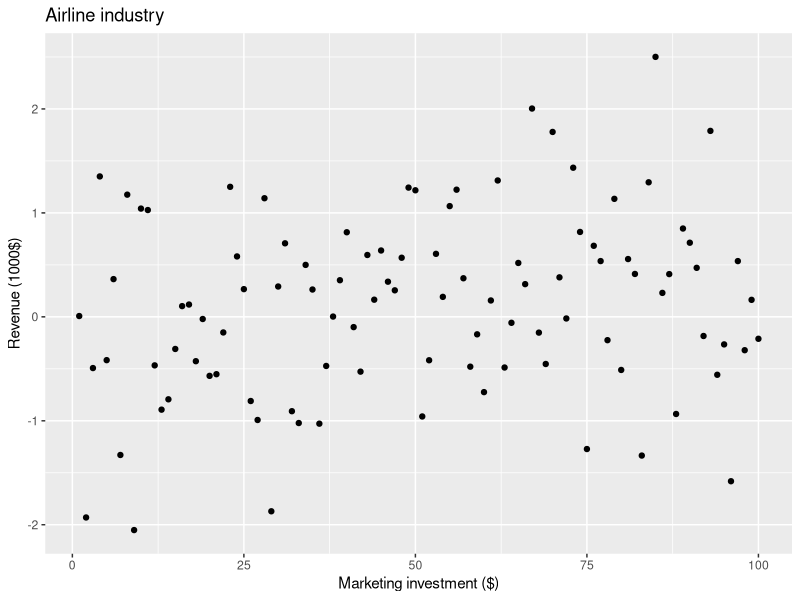
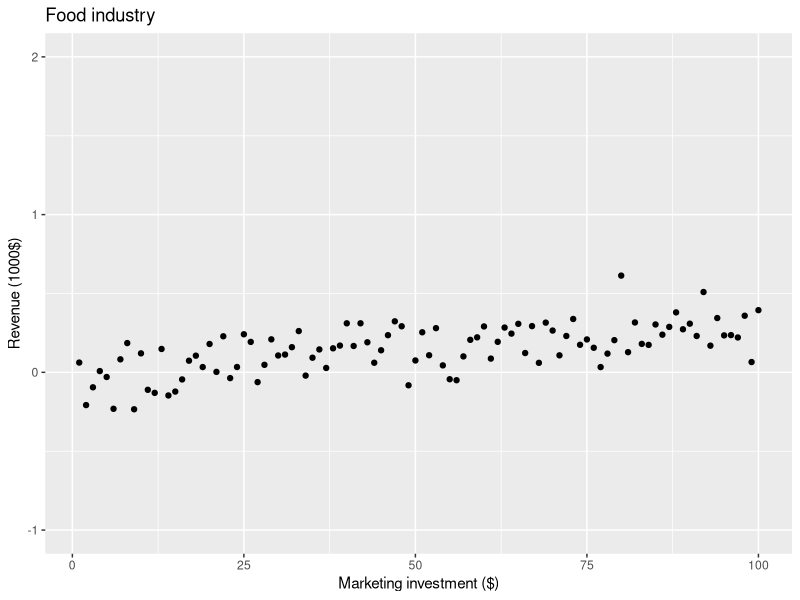
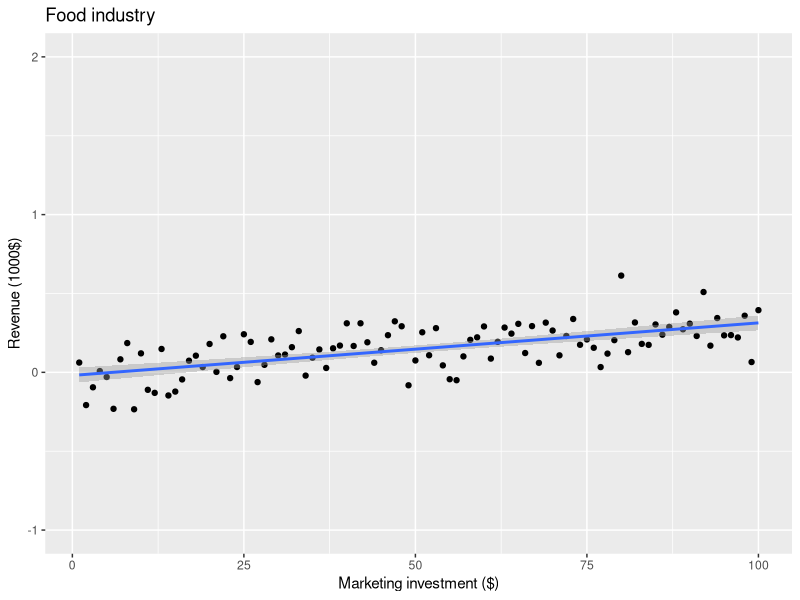
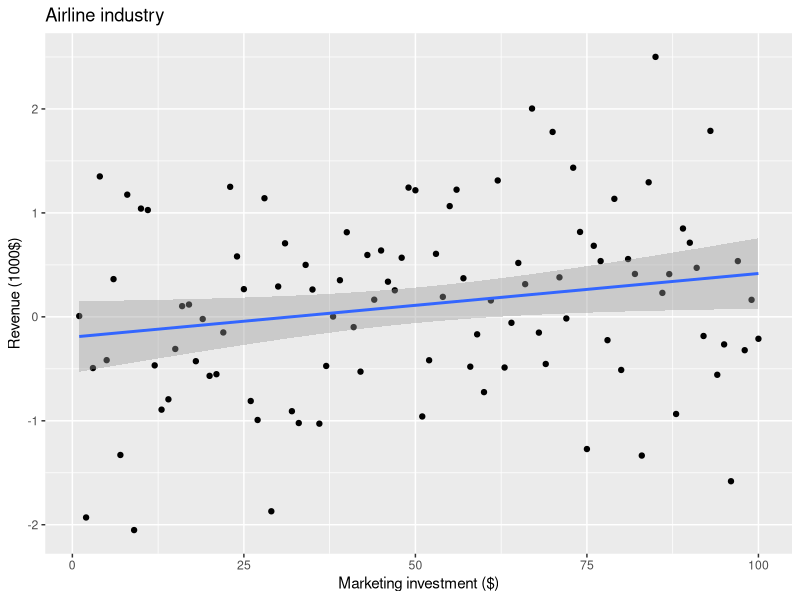

R code for these plots, in order:
library(dplyr)
library(ggplot2)

# Generate synthetic data on Marketing vs. Sales
XLABEL <- "Marketing investment ($)"
YLABEL <- "Revenue (1000$)"
SAMPLES <- 100

x <- seq(SAMPLES)

#-------------------------------------------------------------------------------
# Compare 2 industries. Generate the dependent variable Y 
y_airlines_industry <- 0.003*x + rnorm(SAMPLES, sd = 0.8)
y_food_industry <- 0.003*x + rnorm(SAMPLES, sd = 0.12)

df_air <- data.frame(x = x,
                     y = y_airlines_industry)

df_food <- data.frame(x = x,
                      y = y_food_industry)

# Plot the Airlines industry
p1 <- df_air %>%
  ggplot(aes(x=x, y=y)) +
  geom_point() +
  xlab(XLABEL) + ylab(YLABEL) + ggtitle("Airline industry")
p1

# Plot the Food industry
p2 <- df_food %>%
  ggplot(aes(x=x, y=y)) +
  geom_point() +
  ylim(-1, 2) +
  xlab(XLABEL) + ylab(YLABEL) + ggtitle("Food industry")
p2

# Add a regression line to both graphs. Note how easy it is with ggplot
p2 + geom_smooth(method='lm')
p1 + geom_smooth(method='lm')

# Why do you "trust" the food industry regression more?
# Run the script a few times and observe the regression for the Airline industry. Does it change?
#     Does Food industry regression change?
#-------------------------------------------------------------------------------

# What you observed stem from the fact that the regression coefficients are calculated from the data.
# The data are just a sample of larger population and are inherently random. As a result, also 
# Beta coefficients are random. The more X varies the more also Beta varies (the grey region indicates
# where the Betas can be expected with various samples)

# The null hypothesis we test using this distribution of Betas is H0: "The true Beta coefficient is 0"
# I.e. if there is a reasonable chance the regression can be a horizontal line, we cannot reject the null. 
# The implication for our model is that the Beta (and the associated feature) is not important for our model

